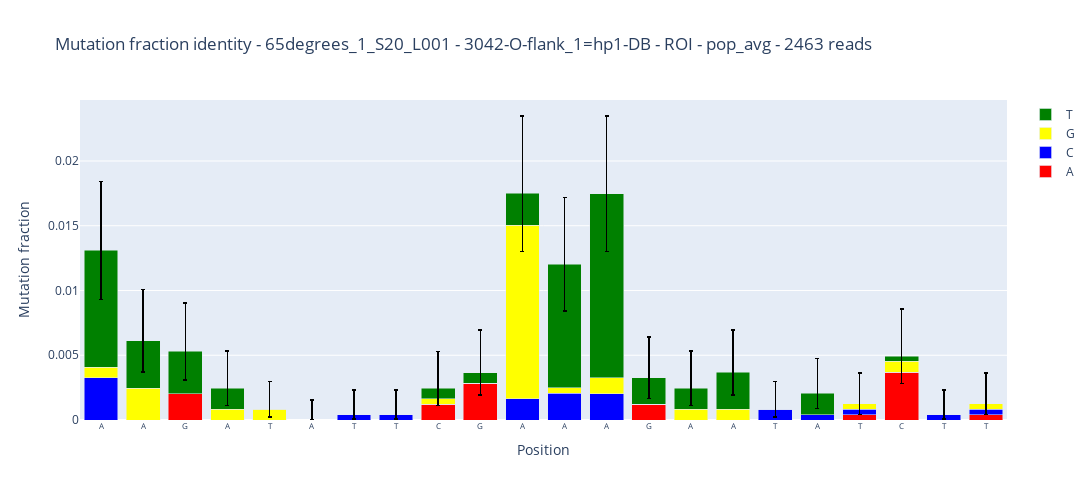

Notebook source saved alongside this figure:
### Code cell
%reload_ext autoreload
fig = study.mutation_fraction_identity(
    sample = sample,
    reference = reference,
    section='ROI'
)['fig']
fig.show()

### Figure 1 — Plotly figure (JSON) as saved in the notebook; plotly's stock layout.template omitted (floating-point values rounded to 4 significant figures)
{"data": [{"marker": {"color": "red"}, "name": "A", "showlegend": true, "type": "bar", "x": [0, 1, 2, 3, 4, 5, 6, 7, 8, 9, 10, 11, 12, 13, 14, 15, 16, 17, 18, 19, 20, 21], "y": [0, 0, 0.00204, 0, 0, 0, 0, 0, 0.001219, 0.002849, 0, 0, 0, 0.001222, 0, 0, 0, 0, 0.000417, 0.003699, 0, 0.0004161]}, {"marker": {"color": "blue"}, "name": "C", "showlegend": true, "type": "bar", "x": [0, 1, 2, 3, 4, 5, 6, 7, 8, 9, 10, 11, 12, 13, 14, 15, 16, 17, 18, 19, 20, 21], "y": [0.003273, 0, 0, 0, 0, 0, 0.0004098, 0.0004087, 0, 0, 0.001627, 0.002076, 0.002033, 0, 0, 0, 0.0008153, 0.0004095, 0.000417, 0, 0.0004158, 0.0004161]}, {"marker": {"color": "yellow"}, "name": "G", "showlegend": true, "type": "bar", "x": [0, 1, 2, 3, 4, 5, 6, 7, 8, 9, 10, 11, 12, 13, 14, 15, 16, 17, 18, 19, 20, 21], "y": [0.0008183, 0.002452, 0, 0.0008217, 0.0008193, 0, 0, 0, 0.0004062, 0, 0.01343, 0.0004153, 0.00122, 0, 0.0008214, 0.000817, 0, 0, 0.000417, 0.000822, 0, 0.0004161]}, {"error_y": {"array": [0.005308, 0.003944, 0.003738, 0.002879, 0.002148, 0.001557, 0.001893, 0.001892, 0.002869, 0.003279, 0.005979, 0.005131, 0.005978, 0.003152, 0.002879, 0.003283, 0.002146, 0.002721, 0.002373, 0.003641, 0.001897, 0.002372], "arrayminus": [0.003791, 0.002406, 0.002198, 0.00133, 0.0005935, 0, 0.000337, 0.0003362, 0.00132, 0.001733, 0.004477, 0.003611, 0.004475, 0.001605, 0.00133, 0.001737, 0.0005912, 0.00117, 0.0008199, 0.002099, 0.0003412, 0.0008186], "color": "black", "symmetric": false, "thickness": 1.5, "type": "data", "visible": true, "width": 2}, "marker": {"color": "green"}, "name": "T", "showlegend": true, "type": "bar", "x": [0, 1, 2, 3, 4, 5, 6, 7, 8, 9, 10, 11, 12, 13, 14, 15, 16, 17, 18, 19, 20, 21], "y": [0.009002, 0.003678, 0.003264, 0.001643, 0, 0, 0, 0, 0.0008123, 0.000814, 0.002441, 0.009551, 0.01423, 0.002037, 0.001643, 0.002859, 0, 0.001638, 0, 0.000411, 0, 0]}], "layout": {"barmode": "stack", "height": 500, "title": {"text": "Mutation fraction identity - 65degrees_1_S20_L001 - 3042-O-flank_1=hp1-DB - ROI - pop_avg - 2463 reads"}, "width": 1500, "xaxis": {"tickangle": 0, "tickfont": {"size": 8}, "ticktext": ["A", "A", "G", "A", "T", "A", "T", "T", "C", "G", "A", "A", "A", "G", "A", "A", "T", "A", "T", "C", "T", "T"], "tickvals": [0, 1, 2, 3, 4, 5, 6, 7, 8, 9, 10, 11, 12, 13, 14, 15, 16, 17, 18, 19, 20, 21], "title": {"text": "Position"}}, "yaxis": {"title": {"text": "Mutation fraction"}}}}
